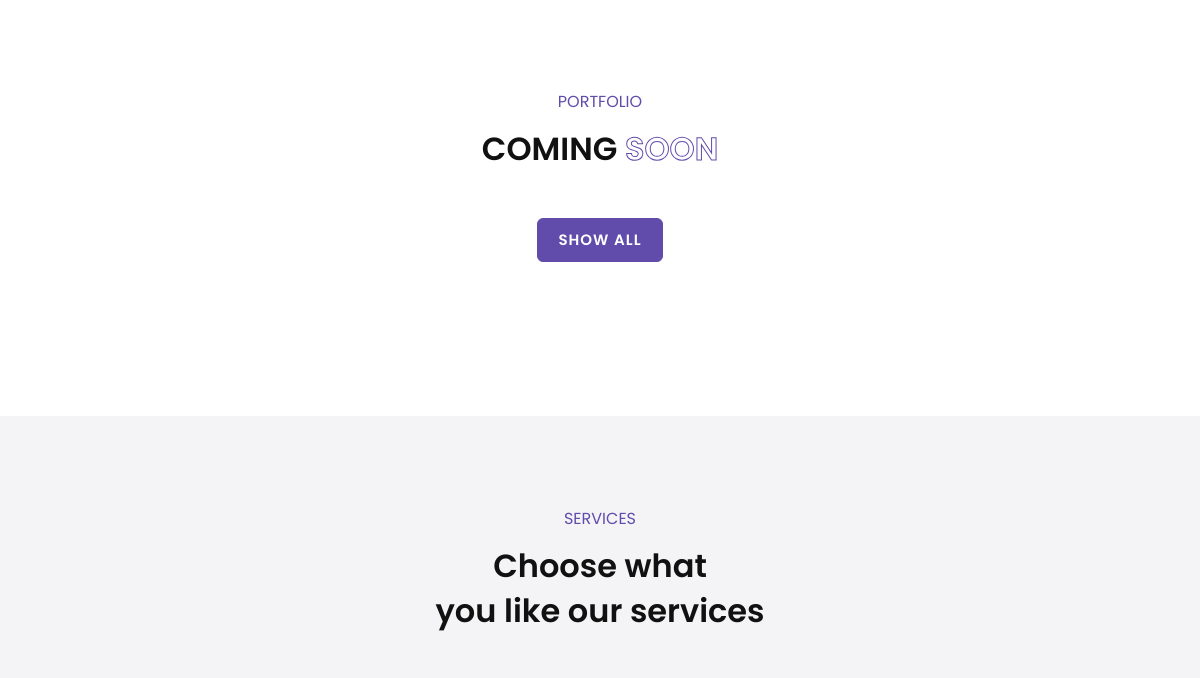
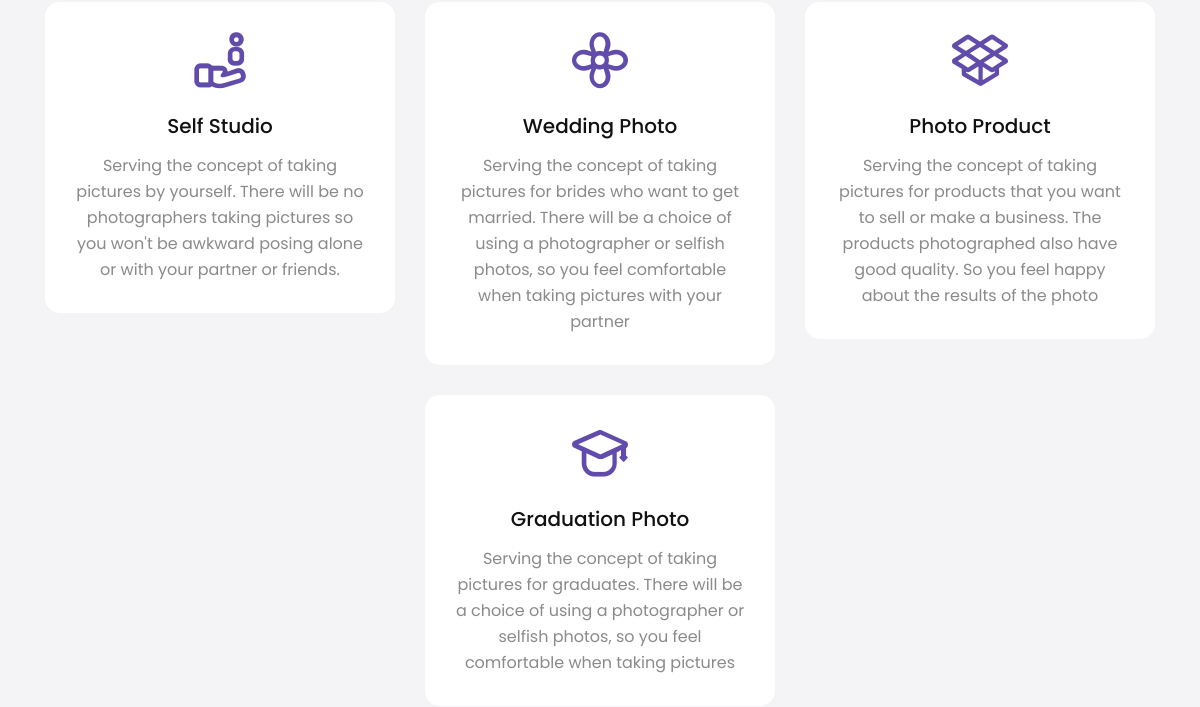
Before: / (middle part) with the older database file (2 pictures, top to bottom).
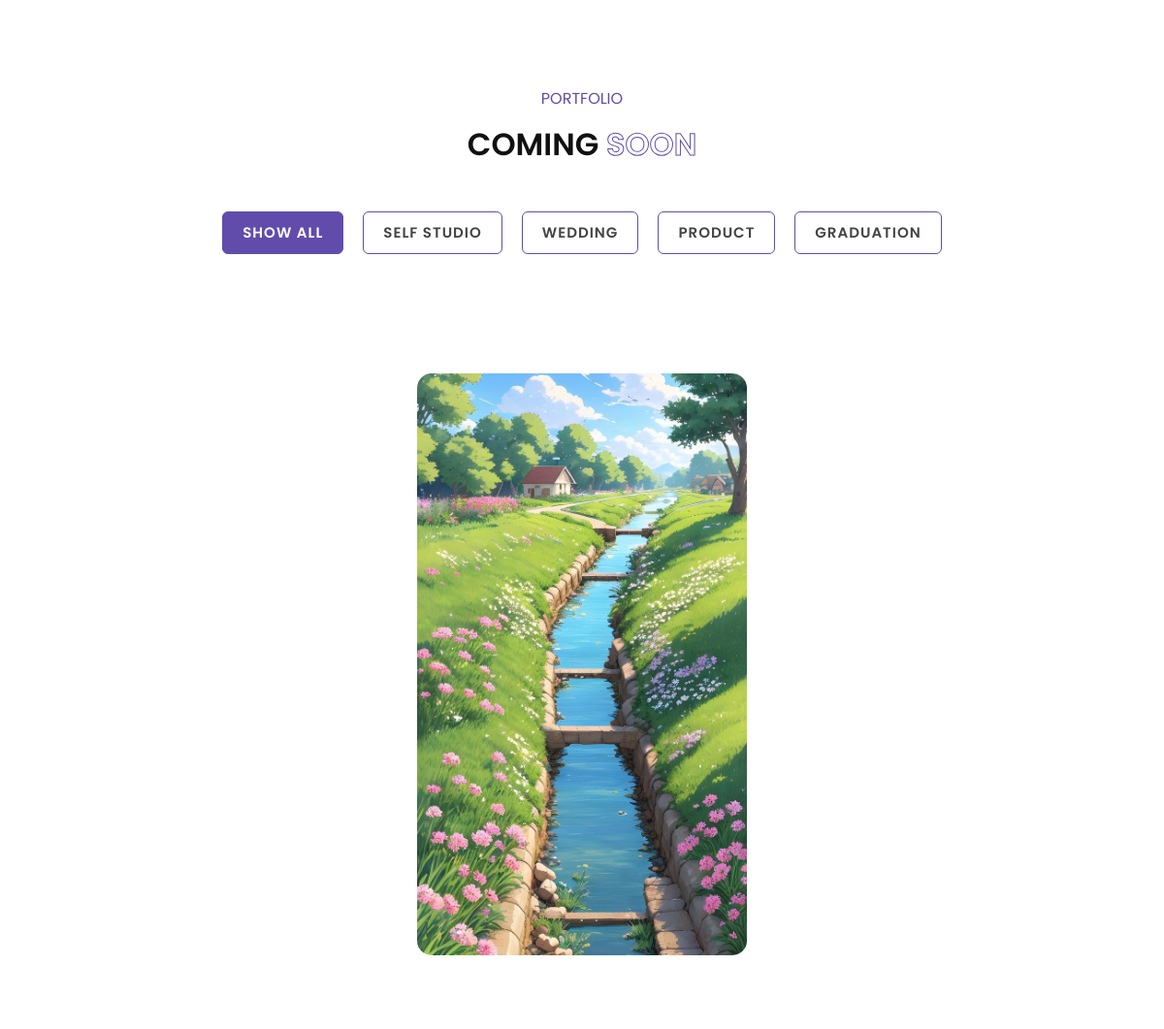
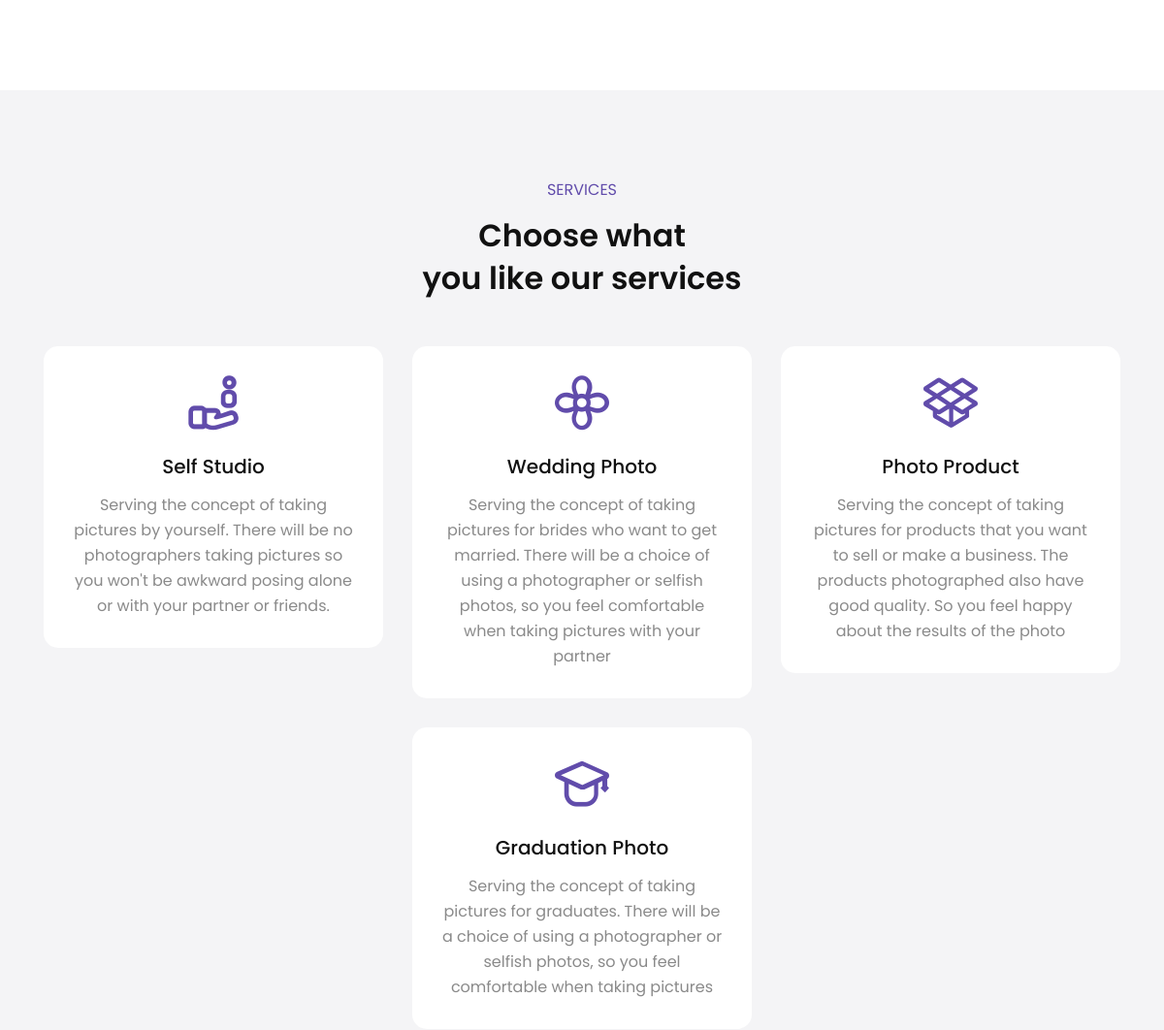
After: the same page with the newer database file (2 pictures, top to bottom).
### tables this page shows
CREATE TABLE `kategorifoto` (
  `idKategoriFoto` int(255) NOT NULL,
  `namaKategori` varchar(255) NOT NULL
);

CREATE TABLE `fotoDetail` (
  `idFotoDetail` int(255) NOT NULL,
  `idFoto` int(255) NOT NULL,
  `urlGambar` varchar(1000) NOT NULL
);

### index.php (the view, shortened to what this page needs)
<?php
$conn = connectToDatabase();
?>
<!DOCTYPE html>
<html lang="zxx">
	<head>
		<link rel="stylesheet" href="css/bootstrap.min.css">
		<link rel="stylesheet" href="css/fontawesome.min.css">
		<link rel="stylesheet" href="css/LineIcons.css">
		<link rel="stylesheet" href="css/fakeLoader.min.css">
		<link rel="stylesheet" href="css/magnific-popup.css">
		<link rel="stylesheet" href="css/style.css">
	</head>
	<body>
		<div class="portfolio section mb-4" id="portfolio">
			<div class="container">
				<div class="title-section">
					<p>PORTFOLIO</p>
					<h3>COMING <span>SOON</span></h3>
				</div>
				<div class="box-content">
					<div class="portfolio-filter-menu">
						<ul>
							<?php
$sql="SELECT * FROM kategorifoto";
$result=$conn->query($sql);
echo "<li data-filter='all' class='active'>
								<span>Show All</span>
							</li>";
while($row=$result->fetch_assoc()){
	echo "<li data-filter='".$row['idKategoriFoto']."'>
								<span>".$row['namaKategori']."</span>
							</li>";
}
$sql="SELECT * FROM fotoDetail INNER JOIN kategorifoto ON fotoDetail.idFoto=kategorifoto.idKategoriFoto";
$result=$conn->query($sql);
echo"	<div class='row no-gutters filter-container mb-4'>";
while($row=$result->fetch_assoc()){
	echo "<div class='col-md-4 col-sm-6 col-xs-12 filter-item' data-category='".$row['idFoto']."'>
							<div class='content-image'>
								<a href='admin/".$row['urlGambar']."' class='portfolio-popup'>
									<img src='admin/".$row['urlGambar']."' alt=''>
									<div class='image-overlay'></div>
									<div class='portfolio-caption'>
										<div class='title'>
											<h4>".$row['namaKategori']."</h4>
											<span>Graphic Design</span>
										</div>
									</div>
								</a>
							</div>
						</div>";
}
echo "</div>";
?>
						</ul>
					</div>
				</div>
			</div>
		</div>
		<div class="services section bg-grey mt-4" id="services">
			<div class="container">
				<div class="title-section">
					<p>SERVICES</p>
					<h3>Choose what</h3>
					<h3>you like our services</h3>
				</div>
				<div class="row">
					<div class="col-md-4">
						<div class="content">
							<i class="lni lni-customer"></i>
							<h5>Self Studio</h5>
							<p class="mb-0">Serving the concept of taking pictures by yourself. There will be no photographers taking pictures so you won't be awkward posing alone or with your partner or friends.</p>
						</div>
					</div>
					<div class="col-md-4">
						<div class="content">
							<i class="lni lni-flower"></i>
							<h5>Wedding Photo</h5>
							<p class="mb-0">Serving the concept of taking pictures for brides who want to get married. There will be a choice of using a photographer or selfish photos, so you feel comfortable when taking pictures with your partner</p>
						</div>
					</div>
					<div class="col-md-4">
						<div class="content">
							<i class="lni lni-dropbox"></i>
							<h5>Photo Product</h5>
							<p class="mb-0">Serving the concept of taking pictures for products that you want to sell or make a business. The products photographed also have good quality. So you feel happy about the results of the photo</p>
						</div>
					</div>
					<div class="col-md-4"></div>
					<div class="col-md-4">
						<div class="content">
							<i class="lni lni-graduation"></i>
							<h5>Graduation Photo</h5>
							<p class="mb-0">Serving the concept of taking pictures for graduates. There will be a choice of using a photographer or selfish photos, so you feel comfortable when taking pictures</p>
						</div>
					</div>
					<div class="col-md-4"></div>
				</div>
			</div>
		</div>
	</body>
</html>

Changed rows visible on the page:
added kategorifoto: namaKategori "SELF STUDIO"
added kategorifoto: namaKategori "WEDDING"
added kategorifoto: namaKategori "PRODUCT"
added kategorifoto: namaKategori "GRADUATION"
added fotodetail: urlGambar (picture)
